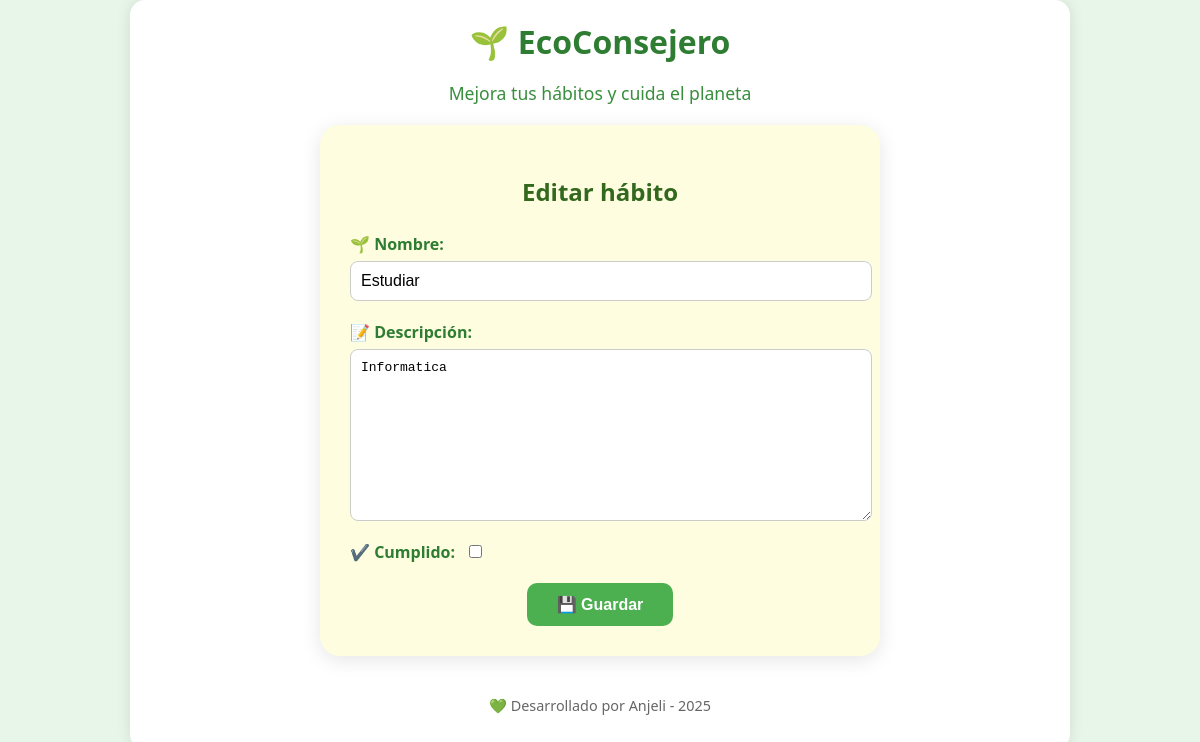
The page /editar/2/ on the database its author committed.
### eco/models.py (models this page shows, shortened)
class EcoHabit(models.Model):
    nombre = models.CharField(max_length=100)
    descripcion = models.TextField()
    cumplido = models.BooleanField(default=False)

### eco/views.py (the view)
# urls.py: path('editar/<int:pk>/', views.editar_habito, name='editar'),
def editar_habito(request, pk):
    habito = get_object_or_404(EcoHabit, pk=pk)
    form = EcoHabitForm(request.POST or None, instance=habito)
    if form.is_valid():
        form.save()
        return redirect('index')
    return render(request, 'habit_form.html', {'form': form})

### eco/forms.py
class EcoHabitForm(forms.ModelForm):
    class Meta:
        model = EcoHabit
        fields = ['nombre', 'descripcion', 'cumplido']

### templates/habit_form.html (shortened to what this page needs)
{% extends "base.html" %}
{% block content %}
<div class="form-card">
    <h2>{{ form.instance.pk|yesno:"Editar hábito,Nuevo hábito" }}</h2>
    <form method="post">
        <div class="form-group">
            <label for="id_nombre">🌱 Nombre:</label>
            {{ form.nombre }}
        </div>
        <div class="form-group">
            <label for="id_descripcion">📝 Descripción:</label>
            {{ form.descripcion }}
        </div>
        <div class="form-group checkbox">
            <label for="id_cumplido">✔️ Cumplido:</label>
            {{ form.cumplido }}
        </div>
        <div class="form-actions">
            <button type="submit" class="btn">💾 Guardar</button>
        </div>
    </form>
</div>
{% endblock %}

### static/style.css (style rules this page uses)
body { margin: 0; font-family: 'Segoe UI', sans-serif; background: #e8f5e9; }
.btn { background: #43a047; color: white; padding: 10px 20px; text-decoration: none; border-radius: 8px; font-weight: bold; transition: background 0.3s; }
.form-card { background: #f9fbe7; padding: 20px; border-radius: 15px; box-shadow: 0 0 10px rgba(0,0,0,0.1); }
.form-card { background: #fefde0; max-width: 500px; margin: auto; padding: 30px; border-radius: 20px; box-shadow: 0 4px 20px rgba(0,0,0,0.1); }
.form-card h2 { text-align: center; color: #33691e; margin-bottom: 25px; }
.form-group { display: flex; flex-direction: column; margin-bottom: 20px; }
.form-group label { font-weight: bold; margin-bottom: 6px; color: #2e7d32; }
.form-group input[type="text"], .form-group textarea { padding: 10px; border: 1px solid #ccc; border-radius: 8px; font-size: 1em; width: 100%; resize: vertical; }
.form-group.checkbox { flex-direction: row; align-items: center; }
.form-group.checkbox label { margin-right: 10px; margin-bottom: 0; }
.form-actions { text-align: center; }
.form-actions .btn { background: #4caf50; color: white; padding: 12px 30px; border: none; border-radius: 10px; font-size: 1em; font-weight: bold; cursor: pointer; transition: background 0.3s ease; }

### rows shown on the page
EcoHabit: instance.pk "Editar hábito", nombre "Estudiar", descripcion "Informatica"
